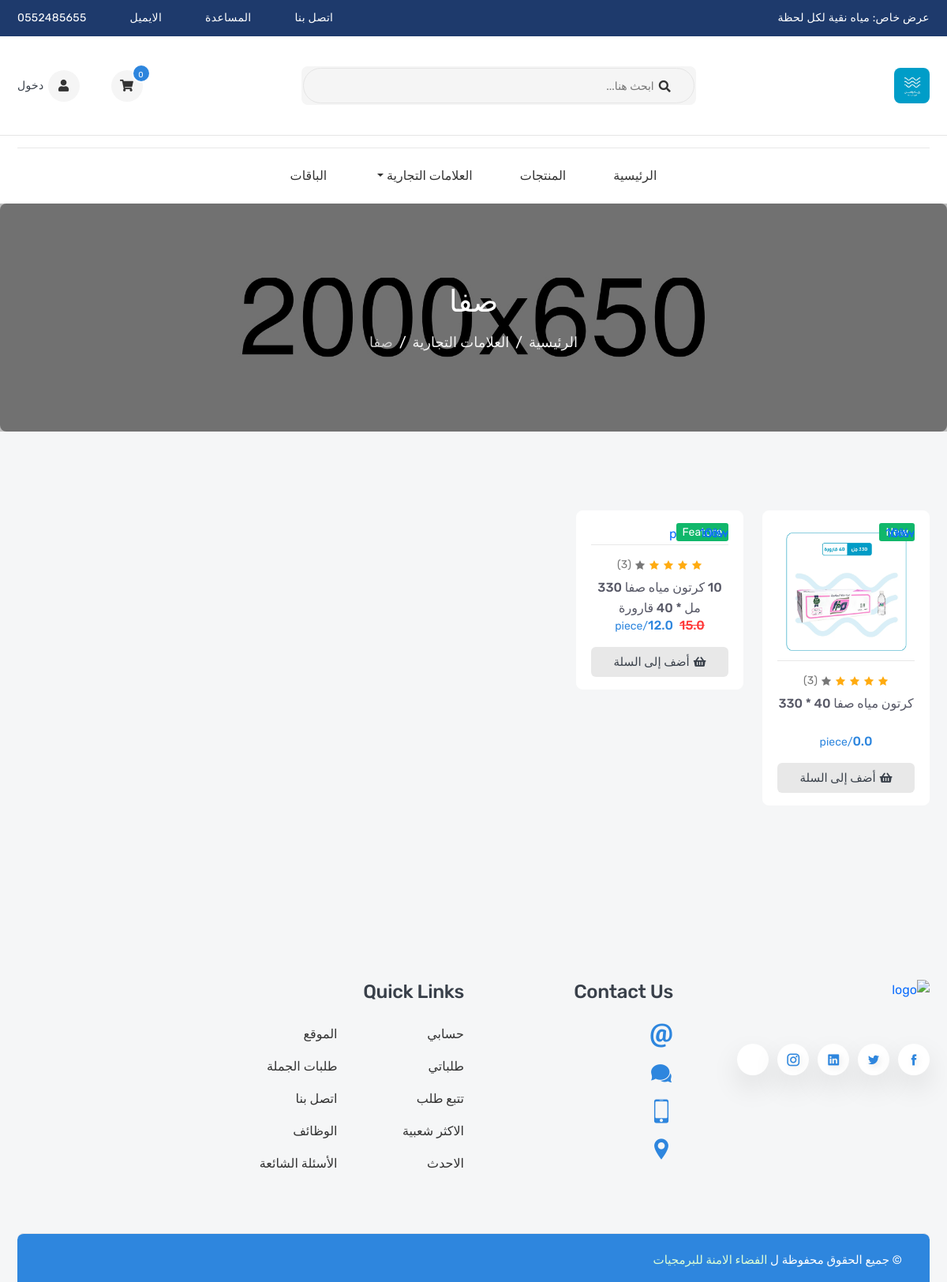
The app's page /products/brands/صفا with its own data.
### products/models.py (models this page shows, shortened)
class Brand(models.Model):
    name = models.CharField(_("Name"), max_length=50)
    image = models.ImageField(_("Images"), upload_to='brand')
    slug = models.SlugField(_("Slug"), null=True, blank=True, allow_unicode=True)

class Product(models.Model):
    name = models.CharField(_("Name"), max_length=120)
    flag = models.CharField(_("Flag"),max_length=10, choices=FLAG_TYPES)
    image = models.ImageField(_("Image"), upload_to='products', default='products/default.jpg')
    old_price  = models.FloatField(_("Old Price") , default=0)
    new_price = models.FloatField(_("New Price"), default=0)
    linkVideo = models.CharField(_("Link Video"), max_length=100, null=True, blank=True)
    sku = models.CharField(_("Sku"), max_length=50, null=True, blank=True)
    subtitle = models.CharField(_("Subtitle"), max_length=300, null=True, blank=True)
    descriptions = models.TextField(_("Descriptions"), max_length=40000, null=True, blank=True)
    quantity = models.IntegerField(_("Quantity"))
    brand = models.ForeignKey("Brand", verbose_name=('Brand'), related_name='product_brand', on_delete=models.SET_NULL, null=True, blank=True)
    category = models.ManyToManyField("Category", verbose_name=_('Category'), related_name='product_category', blank=True)
    slug = models.SlugField(_("Slug"), null=True, blank=True, allow_unicode=True)
    active = models.BooleanField(_("Active"), default=True)
    create_at = models.DateTimeField(_("Create at"), default=timezone.now, null=True, blank=True)
    product_type = models.CharField(_("Product Type"), max_length=10, choices=PRODUCT_TYPES, default='single')
    sales_count = models.IntegerField(_("Sales Count"), default=0)
    tags = TaggableManager()

### products/views.py (the view)
# urls.py: path('brands/<str:slug>', BrandDetail.as_view(), name='brand_detail'),
class BrandDetail(ListView):
    model = Product     #context : object_list, model_list
    template_name = 'products/brand_detail.html'
    def get_queryset(self):
        brand = Brand.objects.get(slug=self.kwargs['slug'])
        return super().get_queryset().filter(brand=brand)
    def get_context_data(self, **kwargs):
        context = super().get_context_data(**kwargs)
        context["brand"] = Brand.objects.get(slug=self.kwargs['slug'])
        return context

### cart/cart.py (called while the page is built)
    def __len__(self):
        return sum(item['quantity'] for item in self.cart.values())

    def get_total_price(self):
        return sum(Decimal(item['price']) * item['quantity'] for item in self.cart.values())

### cart/context_processors.py (called while the page is built)
def cart(request):
    return {'cart': Cart(request)}

### products/context_processors.py (called while the page is built)
def brands(request):
    brands = Brand.objects.all()
    return {'brands': brands}

### templates/products/brand_detail.html (shortened to what this page needs)
{% extends 'base.html' %}
{% load static %}
{% block content %}
<section class="inner-section single-banner"
    style="background: url({% static 'ar/images/single-banner.jpg' %}) no-repeat center">
    <div class="container">
        <h2>{{ brand.name }}</h2>
        <ol class="breadcrumb">
            <li class="breadcrumb-item"><a href="{% url 'home' %}">الرئيسية</a></li>
            <li class="breadcrumb-item"><a href="{% url 'brand_list' %}">العلامات التجارية</a></li>
            <li class="breadcrumb-item active" aria-current="page">{{ brand.name }}</li>
        </ol>
    </div>
</section>
<section class="inner-section shop-part">
    <div class="container">
        <div class="row content-reverse">
            <div class="col-lg-12">
                <div class="row row-cols-2 row-cols-md-3 row-cols-lg-4 row-cols-xl-5">
                    {% for product in object_list %}
                    <div class="col">
                        {% include 'includes/product_card.html' with product=product %}
                    </div>
                    {% endfor %}
                </div>
            </div>
        </div>
    </div>
</section>
{% endblock %}

### templates/includes/product_card.html (shortened to what this page needs)
{% load static %}
<div class="product-card">
    <div class="product-media">
        <div class="product-label">
            <label class="label-text new">{{ product.flag }}</label>
        </div>
        <a class="product-image" href="{% url 'product_detail' product.slug %}">
            <div class="product-label-group">
                <label class="product-label label-new">new</label>
                <label class="product-label label-off">-10%</label>
            </div>
            <img src="{{ product.image.url }}" alt="product" />
        </a>
    </div>
    <div class="product-content">
        <div class="product-rating">
            <i class="active icofont-star"></i>
            <i class="active icofont-star"></i>
            <i class="active icofont-star"></i>
            <i class="active icofont-star"></i>
            <i class="icofont-star"></i>
            <a href="#">(3)</a>
        </div>
        <h6 class="product-name">
            <a href="{% url 'product_detail' product.slug %}">{{ product.name }}</a>
        </h6>
        <h6 class="product-price">
            {% if product.new_price > 0 %}
            {% if product.old_price > product.new_price %}
            <del>{{ product.old_price }}</del>
            {% endif %}
            <span>{{ product.new_price }}<small>/piece</small></span>
            {% else %}
            <span>{{ product.old_price }}<small>/piece</small></span>
            {% endif %}
        </h6>
        <button class="product-add" title="أضف إلى السلة" data-id="{{ product.id }}">
            <i class="fas fa-shopping-basket"></i>
            <span>أضف إلى السلة</span>
        </button>
    </div>
</div>

### static/ar/css/header_redesign.css (style rules this page uses)
:root { --header-blue: #1e3a6c; --primary: #2e86de; --white: #ffffff; --text-dark: #333333; --text-light: #777777; --border-color: #e5e5e5; }

### records on screen
Brand: name "صفا"
Product: flag "New", image (picture), name "كرتون مياه صفا 40 * 330", old_price "0.0"
Product: flag "Feature", name "10 كرتون مياه صفا 330 مل * 40 قارورة", old_price "15.0", new_price "12.0"

### other values on screen
{{ cart|length }} "0"
